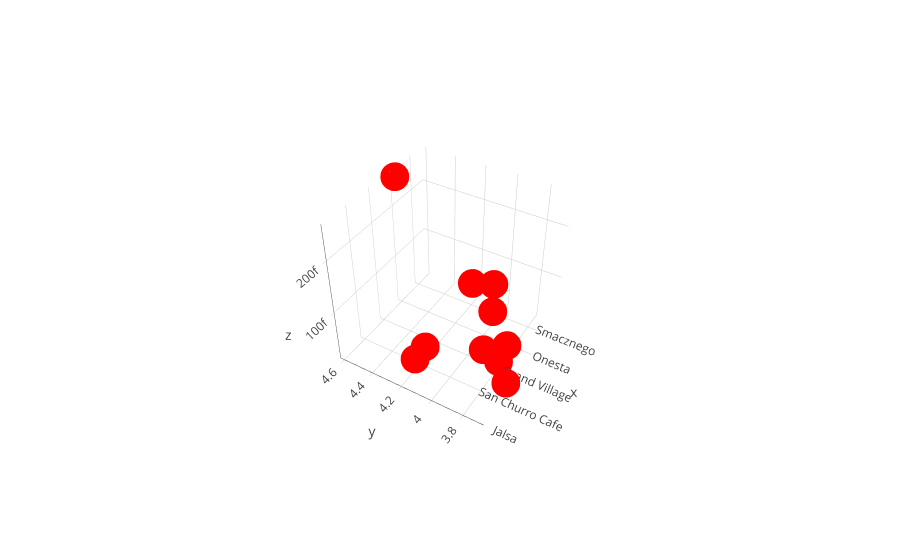

Notebook source saved alongside this figure:
### Code cell
trace1 = go.Scatter3d(
    x=df.name.head(10),
    y=df.rate.head(10),
    z=df.votes.head(10),
    mode='markers',
    marker=dict(
        size=10,
        color='rgb(255,0,0)',                # set color to an array/list of desired values      
    )
)

data = [trace1]
layout = go.Layout(
    margin=dict(
        l=0,
        r=0,
        b=0,
        t=0  
    )
    
)
fig = go.Figure(data=data, layout=layout)
iplot(fig)

### Figure 1 — Plotly figure (JSON) as saved in the notebook; plotly's stock layout.template omitted (floating-point values rounded to 4 significant figures)
{"data": [{"marker": {"color": "rgb(255,0,0)", "size": 10}, "mode": "markers", "type": "scatter3d", "uid": "f491c55a-3ac3-46a1-8c24-ff89ff801596", "x": ["Jalsa", "Spice Elephant", "San Churro Cafe", "Addhuri Udupi Bhojana", "Grand Village", "Timepass Dinner", "Onesta", "Penthouse Cafe", "Smacznego", "CafÃÂÃÂÃÂÃÂÃÂÃÂÃÂÃÂ© Down The Alley"], "y": [4.1, 4.1, 3.8, 3.7, 3.8, 3.8, 4.6, 4, 4.2, 4.1], "z": [7.75e-14, 7.87e-14, 9.18e-14, 8.8e-15, 1.66e-14, 2.86e-14, 2.556e-13, 3.24e-14, 5.04e-14, 4.02e-14]}], "layout": {"autosize": true, "margin": {"b": 0, "l": 0, "r": 0, "t": 0}, "scene": {"aspectmode": "auto", "aspectratio": {"x": 1, "y": 1, "z": 1}, "camera": {"center": {"x": 0, "y": 0, "z": 0}, "eye": {"x": -2.597, "y": -1.549, "z": 2.53}, "projection": {"type": "perspective"}, "up": {"x": 0, "y": 0, "z": 1}}}}}
